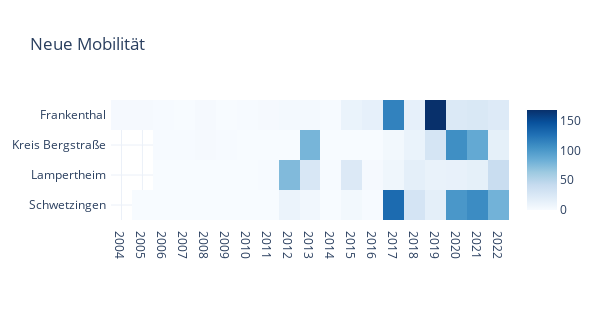

Notebook source saved alongside this figure:
### Code cell
headmap_kommunen('Neue Mobilität', ['Frankenthal', 'Schwetzingen', 'Lampertheim', 'Kreis Bergstraße'])

### Figure 1 — Plotly figure (JSON) as saved in the notebook; plotly's stock layout.template omitted (floating-point values rounded to 4 significant figures)
{"data": [{"colorscale": [[0, "rgb(247,251,255)"], [0.125, "rgb(222,235,247)"], [0.25, "rgb(198,219,239)"], [0.375, "rgb(158,202,225)"], [0.5, "rgb(107,174,214)"], [0.625, "rgb(66,146,198)"], [0.75, "rgb(33,113,181)"], [0.875, "rgb(8,81,156)"], [1, "rgb(8,48,107)"]], "type": "heatmap", "x": ["2004", "2005", "2006", "2007", "2008", "2009", "2010", "2011", "2012", "2013", "2014", "2015", "2016", "2017", "2018", "2019", "2020", "2021", "2022"], "y": ["Frankenthal", "Kreis Bergstraße", "Lampertheim", "Schwetzingen"], "z": [[2, 2, 1, 0, 2, 0, 1, 2, 3, 3, 1, 11, 14, 115, 14, 168, 24, 25, 22], [null, null, 1, 1, 2, 1, 0, 0, 0, 79, 0, 0, 0, 4, 11, 29, 107, 88, 15], [null, null, 0, 0, 0, 0, 0, 1, 75, 26, 1, 23, 2, 7, 16, 12, 13, 15, 39], [null, 0, 0, 0, 0, 0, 0, 0, 10, 5, 0, 4, 1, 130, 30, 16, 101, 109, 81]]}], "layout": {"autosize": false, "height": 320, "margin": {"b": 100, "l": 50, "pad": 4, "r": 50, "t": 100}, "title": {"text": "Neue Mobilität"}, "width": 600, "xaxis": {"autorange": true, "range": [-0.5, 18.5], "type": "category"}, "yaxis": {"autorange": true, "range": [3.5, -0.5], "type": "category", "visible": true}}}
